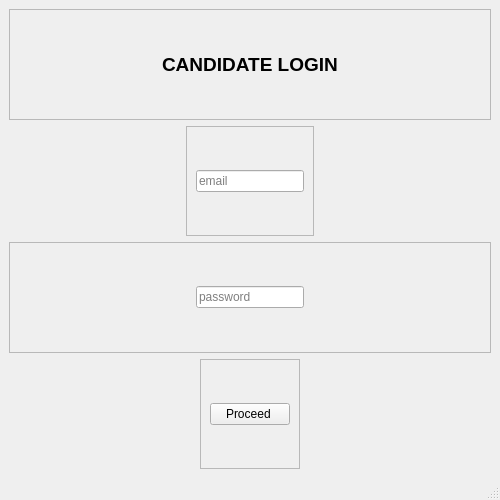
<?xml version="1.0" encoding="UTF-8"?>
<ui version="4.0">
 <class>MainWindow</class>
 <widget class="QMainWindow" name="MainWindow">
  <property name="geometry">
   <rect>
    <x>0</x>
    <y>0</y>
    <width>500</width>
    <height>500</height>
   </rect>
  </property>
  <property name="windowTitle">
   <string>MainWindow</string>
  </property>
  <widget class="QWidget" name="centralwidget">
   <layout class="QVBoxLayout" name="verticalLayout">
    <item>
     <widget class="QFrame" name="frame">
      <property name="frameShape">
       <enum>QFrame::StyledPanel</enum>
      </property>
      <property name="frameShadow">
       <enum>QFrame::Raised</enum>
      </property>
      <layout class="QHBoxLayout" name="horizontalLayout">
       <item alignment="Qt::AlignHCenter">
        <widget class="QLabel" name="label">
         <property name="font">
          <font>
           <pointsize>14</pointsize>
           <weight>75</weight>
           <bold>true</bold>
          </font>
         </property>
         <property name="text">
          <string>CANDIDATE LOGIN</string>
         </property>
        </widget>
       </item>
      </layout>
     </widget>
    </item>
    <item alignment="Qt::AlignHCenter">
     <widget class="QFrame" name="frame_2">
      <property name="frameShape">
       <enum>QFrame::StyledPanel</enum>
      </property>
      <property name="frameShadow">
       <enum>QFrame::Raised</enum>
      </property>
      <layout class="QHBoxLayout" name="horizontalLayout_2">
       <item>
        <widget class="QLineEdit" name="lineEdit">
         <property name="minimumSize">
          <size>
           <width>70</width>
           <height>0</height>
          </size>
         </property>
         <property name="placeholderText">
          <string>email</string>
         </property>
        </widget>
       </item>
      </layout>
     </widget>
    </item>
    <item>
     <widget class="QFrame" name="frame_3">
      <property name="frameShape">
       <enum>QFrame::StyledPanel</enum>
      </property>
      <property name="frameShadow">
       <enum>QFrame::Raised</enum>
      </property>
      <layout class="QHBoxLayout" name="horizontalLayout_3">
       <item alignment="Qt::AlignHCenter">
        <widget class="QLineEdit" name="lineEdit_2">
         <property name="text">
          <string/>
         </property>
         <property name="echoMode">
          <enum>QLineEdit::Password</enum>
         </property>
         <property name="placeholderText">
          <string>password</string>
         </property>
        </widget>
       </item>
      </layout>
     </widget>
    </item>
    <item alignment="Qt::AlignHCenter">
     <widget class="QFrame" name="frame_4">
      <property name="frameShape">
       <enum>QFrame::StyledPanel</enum>
      </property>
      <property name="frameShadow">
       <enum>QFrame::Raised</enum>
      </property>
      <layout class="QHBoxLayout" name="horizontalLayout_4">
       <item>
        <widget class="QPushButton" name="pushButton">
         <property name="styleSheet">
          <string notr="true">QPushButton {
    background-color: #2c9981; /* Blue background color */
    color: '#2c9932; /* Text color */
    border: 1px solid #0a84ff; /* Blue border */
    border-radius: 5px; /* Rounded corners */
    padding: 10px 20px; /* Padding around the text */
}

QPushButton:hover {
    background-color: #007acc; /* Darker blue on hover */
    border: 1px solid #007acc; /* Darker blue border on hover */
}
</string>
         </property>
         <property name="text">
          <string>Proceed </string>
         </property>
        </widget>
       </item>
      </layout>
     </widget>
    </item>
   </layout>
  </widget>
  <widget class="QStatusBar" name="statusbar"/>
 </widget>
 <resources/>
 <connections/>
</ui>
